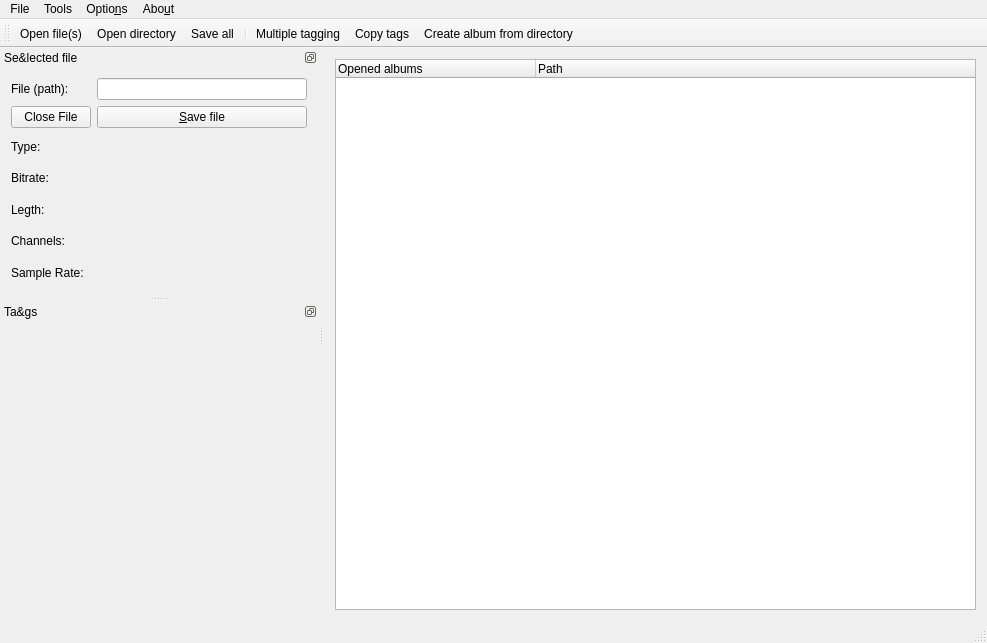
<?xml version="1.0" encoding="UTF-8"?>
<ui version="4.0">
 <class>MainWindow</class>
 <widget class="QMainWindow" name="MainWindow">
  <property name="geometry">
   <rect>
    <x>0</x>
    <y>0</y>
    <width>987</width>
    <height>643</height>
   </rect>
  </property>
  <property name="minimumSize">
   <size>
    <width>760</width>
    <height>495</height>
   </size>
  </property>
  <property name="windowTitle">
   <string>Qtag</string>
  </property>
  <property name="locale">
   <locale language="English" country="UnitedStates"/>
  </property>
  <widget class="QWidget" name="centralWidget">
   <layout class="QVBoxLayout" name="verticalLayout_2">
    <item>
     <widget class="QTreeWidget" name="treeWidget">
      <attribute name="headerDefaultSectionSize">
       <number>200</number>
      </attribute>
      <attribute name="headerMinimumSectionSize">
       <number>84</number>
      </attribute>
      <column>
       <property name="text">
        <string>Opened albums</string>
       </property>
      </column>
      <column>
       <property name="text">
        <string notr="true">Path</string>
       </property>
      </column>
     </widget>
    </item>
   </layout>
  </widget>
  <widget class="QMenuBar" name="menuBar">
   <property name="geometry">
    <rect>
     <x>0</x>
     <y>0</y>
     <width>987</width>
     <height>29</height>
    </rect>
   </property>
   <widget class="QMenu" name="menuOpenMusicTagge">
    <property name="title">
     <string>File</string>
    </property>
    <widget class="QMenu" name="menuOpen">
     <property name="title">
      <string>&amp;Open...</string>
     </property>
     <addaction name="actionOpenFile"/>
     <addaction name="actionOpenDirectory"/>
    </widget>
    <addaction name="menuOpen"/>
    <addaction name="actionSaveAll"/>
    <addaction name="actionClose_file"/>
    <addaction name="actionClose_all"/>
    <addaction name="separator"/>
    <addaction name="actionQuit"/>
   </widget>
   <widget class="QMenu" name="menuTools">
    <property name="title">
     <string>Tools</string>
    </property>
    <addaction name="actionMultipleTagging"/>
    <addaction name="actionCopy_tags"/>
    <addaction name="actionCreateAlbumFromDirectory"/>
   </widget>
   <widget class="QMenu" name="menuAbout">
    <property name="title">
     <string>Abo&amp;ut</string>
    </property>
    <addaction name="actionAbout"/>
    <addaction name="actionLicense"/>
   </widget>
   <widget class="QMenu" name="menuOptions">
    <property name="title">
     <string>Optio&amp;ns</string>
    </property>
    <addaction name="actionSettings"/>
   </widget>
   <addaction name="menuOpenMusicTagge"/>
   <addaction name="menuTools"/>
   <addaction name="menuOptions"/>
   <addaction name="menuAbout"/>
  </widget>
  <widget class="QToolBar" name="mainToolBar">
   <property name="toolButtonStyle">
    <enum>Qt::ToolButtonTextBesideIcon</enum>
   </property>
   <attribute name="toolBarArea">
    <enum>TopToolBarArea</enum>
   </attribute>
   <attribute name="toolBarBreak">
    <bool>false</bool>
   </attribute>
   <addaction name="actionOpenFile"/>
   <addaction name="actionOpenDirectory"/>
   <addaction name="actionSaveAll"/>
   <addaction name="separator"/>
   <addaction name="actionMultipleTagging"/>
   <addaction name="actionCopy_tags"/>
   <addaction name="actionCreateAlbumFromDirectory"/>
  </widget>
  <widget class="QStatusBar" name="statusBar"/>
  <widget class="QDockWidget" name="dockWidget_file">
   <property name="sizePolicy">
    <sizepolicy hsizetype="Expanding" vsizetype="Expanding">
     <horstretch>0</horstretch>
     <verstretch>0</verstretch>
    </sizepolicy>
   </property>
   <property name="minimumSize">
    <size>
     <width>252</width>
     <height>233</height>
    </size>
   </property>
   <property name="baseSize">
    <size>
     <width>300</width>
     <height>125</height>
    </size>
   </property>
   <property name="features">
    <set>QDockWidget::DockWidgetFloatable|QDockWidget::DockWidgetMovable</set>
   </property>
   <property name="allowedAreas">
    <set>Qt::LeftDockWidgetArea|Qt::RightDockWidgetArea</set>
   </property>
   <property name="windowTitle">
    <string>Se&amp;lected file</string>
   </property>
   <attribute name="dockWidgetArea">
    <number>1</number>
   </attribute>
   <widget class="QWidget" name="dockWidgetContents_file">
    <property name="sizePolicy">
     <sizepolicy hsizetype="Expanding" vsizetype="Expanding">
      <horstretch>0</horstretch>
      <verstretch>0</verstretch>
     </sizepolicy>
    </property>
    <layout class="QGridLayout" name="gridLayout_2">
     <item row="0" column="1">
      <layout class="QGridLayout" name="gridLayout_3">
       <item row="5" column="1">
        <widget class="QLabel" name="label_channels_value">
         <property name="text">
          <string/>
         </property>
        </widget>
       </item>
       <item row="4" column="0">
        <widget class="QLabel" name="label_length">
         <property name="text">
          <string>Legth:</string>
         </property>
        </widget>
       </item>
       <item row="3" column="0">
        <widget class="QLabel" name="label_bitrate">
         <property name="text">
          <string>Bitrate:</string>
         </property>
        </widget>
       </item>
       <item row="0" column="0">
        <widget class="QLabel" name="label_file">
         <property name="text">
          <string>File (path):</string>
         </property>
        </widget>
       </item>
       <item row="0" column="1">
        <widget class="QLineEdit" name="lineEdit_path"/>
       </item>
       <item row="1" column="1">
        <widget class="QPushButton" name="pushButton_saveFile">
         <property name="text">
          <string>&amp;Save file</string>
         </property>
         <property name="shortcut">
          <string>Ctrl+S</string>
         </property>
        </widget>
       </item>
       <item row="3" column="1">
        <widget class="QLabel" name="label_bitrate_value">
         <property name="text">
          <string/>
         </property>
        </widget>
       </item>
       <item row="5" column="0">
        <widget class="QLabel" name="label_channels">
         <property name="text">
          <string>Channels:</string>
         </property>
        </widget>
       </item>
       <item row="4" column="1">
        <widget class="QLabel" name="label_length_value">
         <property name="text">
          <string/>
         </property>
        </widget>
       </item>
       <item row="1" column="0">
        <widget class="QPushButton" name="pushButton_closeFile">
         <property name="text">
          <string>Close File</string>
         </property>
        </widget>
       </item>
       <item row="6" column="0">
        <widget class="QLabel" name="label_sampleRate">
         <property name="text">
          <string>Sample Rate:</string>
         </property>
        </widget>
       </item>
       <item row="6" column="1">
        <widget class="QLabel" name="label_sampleRate_value">
         <property name="text">
          <string/>
         </property>
        </widget>
       </item>
       <item row="2" column="0">
        <widget class="QLabel" name="label_type">
         <property name="text">
          <string>Type:</string>
         </property>
        </widget>
       </item>
       <item row="2" column="1">
        <widget class="QLabel" name="label_type_value">
         <property name="text">
          <string/>
         </property>
        </widget>
       </item>
      </layout>
     </item>
    </layout>
   </widget>
  </widget>
  <widget class="QDockWidget" name="dockWidget_tags">
   <property name="minimumSize">
    <size>
     <width>318</width>
     <height>299</height>
    </size>
   </property>
   <property name="features">
    <set>QDockWidget::DockWidgetFloatable|QDockWidget::DockWidgetMovable</set>
   </property>
   <property name="allowedAreas">
    <set>Qt::LeftDockWidgetArea|Qt::RightDockWidgetArea</set>
   </property>
   <property name="windowTitle">
    <string>Ta&amp;gs</string>
   </property>
   <attribute name="dockWidgetArea">
    <number>1</number>
   </attribute>
   <widget class="QWidget" name="dockWidgetContents_tags"/>
  </widget>
  <action name="actionSaveAll">
   <property name="text">
    <string>&amp;Save all</string>
   </property>
   <property name="shortcut">
    <string>Ctrl+Shift+S</string>
   </property>
  </action>
  <action name="actionOpenFile">
   <property name="text">
    <string>&amp;Open file(s)</string>
   </property>
   <property name="toolTip">
    <string>Open file(s)</string>
   </property>
   <property name="shortcut">
    <string>Ctrl+O</string>
   </property>
  </action>
  <action name="actionOpenDirectory">
   <property name="text">
    <string>Open &amp;directory</string>
   </property>
   <property name="toolTip">
    <string>Open folder</string>
   </property>
   <property name="shortcut">
    <string>Ctrl+Shift+O</string>
   </property>
  </action>
  <action name="actionMultipleTagging">
   <property name="text">
    <string>&amp;Multiple tagging...</string>
   </property>
   <property name="shortcut">
    <string>Ctrl+M</string>
   </property>
  </action>
  <action name="actionCopy_tags">
   <property name="text">
    <string>&amp;Copy tags...</string>
   </property>
   <property name="shortcut">
    <string>Ctrl+C</string>
   </property>
  </action>
  <action name="actionCreateAlbumFromDirectory">
   <property name="text">
    <string>Create album &amp;from directory...</string>
   </property>
   <property name="shortcut">
    <string>Ctrl+N</string>
   </property>
  </action>
  <action name="actionAbout">
   <property name="icon">
    <iconset resource="images/images.qrc">
     <normaloff>:/images/info.png</normaloff>:/images/info.png</iconset>
   </property>
   <property name="text">
    <string>&amp;About</string>
   </property>
  </action>
  <action name="actionLicense">
   <property name="icon">
    <iconset resource="images/images.qrc">
     <normaloff>:/images/info.png</normaloff>:/images/info.png</iconset>
   </property>
   <property name="text">
    <string>&amp;License</string>
   </property>
  </action>
  <action name="actionHow_to_contribute">
   <property name="icon">
    <iconset resource="images/images.qrc">
     <normaloff>:/images/info.png</normaloff>:/images/info.png</iconset>
   </property>
   <property name="text">
    <string>&amp;How to contribute?</string>
   </property>
  </action>
  <action name="actionSettings">
   <property name="icon">
    <iconset resource="images/images.qrc">
     <normaloff>:/images/settings.png</normaloff>:/images/settings.png</iconset>
   </property>
   <property name="text">
    <string>&amp;Settings</string>
   </property>
  </action>
  <action name="actionQuit">
   <property name="text">
    <string>&amp;Quit</string>
   </property>
   <property name="shortcut">
    <string>Ctrl+Q</string>
   </property>
  </action>
  <action name="actionClose_all">
   <property name="text">
    <string>&amp;Close all</string>
   </property>
   <property name="shortcut">
    <string>Ctrl+Shift+W</string>
   </property>
  </action>
  <action name="actionClose_file">
   <property name="text">
    <string>Close &amp;file</string>
   </property>
   <property name="shortcut">
    <string>Ctrl+W</string>
   </property>
  </action>
 </widget>
 <layoutdefault spacing="6" margin="11"/>
 <resources>
  <include location="images/images.qrc"/>
 </resources>
 <connections/>
</ui>
